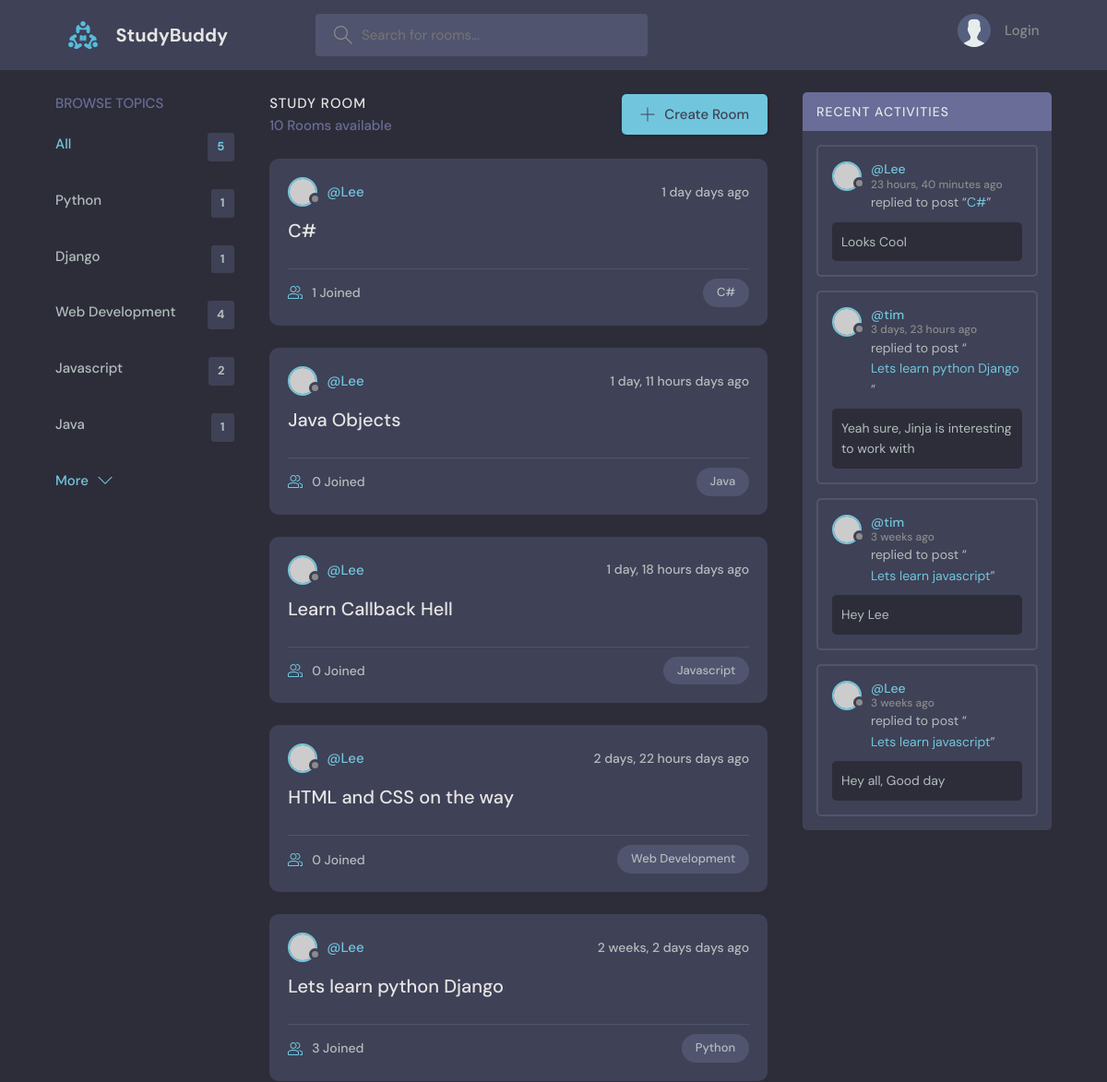
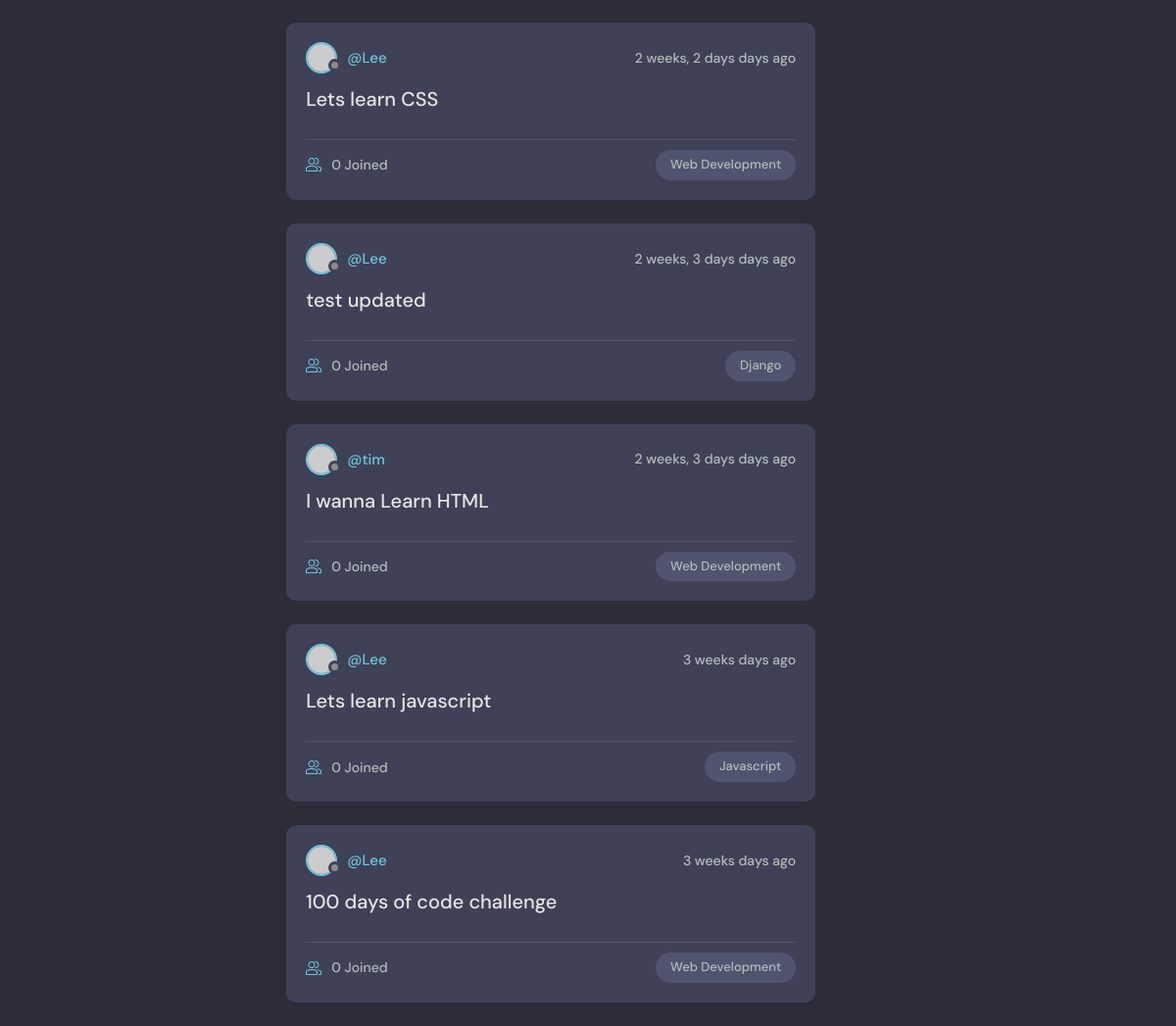
The page / on the database its author committed (2 pictures, top to bottom).
### base/models.py (models this page shows, shortened)
class Topic(models.Model):
    name = models.CharField(max_length=200)

class Room(models.Model):
    host = models.ForeignKey(User, on_delete=models.SET_NULL, null=True)
    topic = models.ForeignKey(Topic, on_delete=models.SET_NULL, null=True)
    name = models.CharField(max_length=200)
    description = models.TextField(null=True, blank=True)
    participants = models.ManyToManyField(
        User, related_name="participants", blank=True)
    updated = models.DateTimeField(auto_now=True)
    created = models.DateTimeField(auto_now_add=True)
    class Meta:
        ordering = ['-updated', '-created']

class Message(models.Model):
    user = models.ForeignKey(User, on_delete=models.CASCADE)
    room = models.ForeignKey(Room, on_delete=models.CASCADE)
    body = models.TextField()
    updated = models.DateTimeField(auto_now=True)
    created = models.DateTimeField(auto_now_add=True)
    class Meta:
        ordering = ['-updated', '-created']

### base/views.py (the view)
# urls.py: path('', views.home, name="home"),
def home(request):
    q = request.GET.get('q') if request.GET.get('q') is not None else ''
    rooms = Room.objects.filter(
        Q(topic__name__icontains=q) |
        Q(name__icontains=q) |
        Q(description__icontains=q)
    )
    topics = Topic.objects.all()[0:5]
    room_count = rooms.count()
    room_messages = Message.objects.all().filter(Q(room__topic__name__icontains=q))
    context = {'rooms': rooms, 'topics': topics,
               'room_count': room_count, 'room_messages': room_messages}
    return render(request, 'base/home.html', context)

### base/templates/base/home.html (shortened to what this page needs)
{% extends 'main.html' %} {% block content %}
<main class="layout layout--3">
    <div class="container">
        {% include 'base/topics_component.html' %}
        <div class="roomList">
            <div class="roomList__header">
                <div>
                    <h2>Study Room</h2>
                    <p>{{ room_count }} Rooms available</p>
                </div>
                <a class="btn btn--main" href="{% url 'create-room' %}">
                    <svg
                        version="1.1"
                        xmlns="http://www.w3.org/2000/svg"
                        width="32"
                        height="32"
                        viewBox="0 0 32 32"
                    >
                        <title>add</title>
                        <path
                            d="M16.943 0.943h-1.885v14.115h-14.115v1.885h14.115v14.115h1.885v-14.115h14.115v-1.885h-14.115v-14.115z"
                        ></path>
                    </svg>
                    Create Room
                </a>
            </div>
            {% include 'base/feed_component.html' %}
        </div>
        {% include 'base/activity_component.html' %}
    </div>
</main>
{% endblock %}

### base/templates/base/topics_component.html
<div class="topics">
    <div class="topics__header">
        <h2>Browse Topics</h2>
    </div>
    <ul class="topics__list">
        <li>
            <a href="{% url 'home' %}" class="active">
                All <span>{{ topics.count }}</span>
            </a>
        </li>
        {% for topic in topics %}
        <li>
            <a href="{% url 'home' %}?q={{topic.name}}">
                {{ topic.name }}<span>{{ topic.room_set.all.count }}</span>
            </a>
        </li>
        {% endfor %}
    </ul>
    <a class="btn btn--link" href="{% url 'topics' %}">
        More
        <svg
            version="1.1"
            xmlns="http://www.w3.org/2000/svg"
            width="32"
            height="32"
            viewBox="0 0 32 32"
        >
            <title>chevron-down</title>
            <path d="M16 21l-13-13h-3l16 16 16-16h-3l-13 13z"></path>
        </svg>
    </a>
</div>

### base/templates/base/feed_component.html (shortened to what this page needs)
{% for room in rooms %}
<div class="roomListRoom">
    <div class="roomListRoom__header">
        <a
            href="{% url 'user-profile' room.host.id %}"
            class="roomListRoom__author"
        >
            <div class="avatar avatar--small">
                <img src="https://randomuser.me/api/portraits/women/11.jpg" />
            </div>
            <span>@{{ room.host.username }}</span>
        </a>
        <div class="roomListRoom__actions">
            <span>{{ room.created|timesince }} days ago</span>
        </div>
    </div>
    <div class="roomListRoom__content">
        <a href="{% url 'room' room.id %}">{{ room.name }}</a>
    </div>
    <div class="roomListRoom__meta">
        <a href="{% url 'room' room.id %}" class="roomListRoom__joined">
            {{ room.participants.all.count }} Joined
        </a>
        <p class="roomListRoom__topic">{{ room.topic.name }}</p>
    </div>
</div>
{% endfor %}

### base/templates/base/activity_component.html (shortened to what this page needs)
<div class="activities">
    <div class="activities__header">
        <h2>Recent Activities</h2>
    </div>
    {% for room_message in room_messages %}
    <div class="activities__box">
        <div class="activities__boxHeader roomListRoom__header">
            <a
                href="{% url 'user-profile' room_message.user.id %}"
                class="roomListRoom__author"
            >
                <div class="avatar avatar--small">
                    <img
                        src="https://randomuser.me/api/portraits/women/11.jpg"
                    />
                </div>
                <p>
                    @{{room_message.user}}
                    <span>{{room_message.created|timesince}} ago</span>
                </p>
            </a>
        </div>
        <div class="activities__boxContent">
            <p>
                replied to post “<a href="{% url 'room' room_message.room.id %}"
                    >{{ room_message.room.name }}</a
                >”
            </p>
            <div class="activities__boxRoomContent">
                {{ room_message.body }}
            </div>
        </div>
    </div>
    {% endfor %}
</div>

### rows shown on the page
Topic: name "Python", room_set.all.count "1"
Topic: name "Django", room_set.all.count "1"
Topic: name "Web Development", room_set.all.count "4"
Topic: name "Javascript", room_set.all.count "2"
Topic: name "Java", room_set.all.count "1"
Room: host.username "Lee", created "1 day", name "C#", participants.all.count "1", topic.name "C#"
Room: host.username "Lee", created "1 day, 11 hours", name "Java Objects", participants.all.count "0", topic.name "Java"
Room: host.username "Lee", created "1 day, 18 hours", name "Learn Callback Hell", participants.all.count "0", topic.name "Javascript"
Room: host.username "Lee", created "2 days, 22 hours", name "HTML and CSS on the way", participants.all.count "0", topic.name "Web Development"
Room: host.username "Lee", created "2 weeks, 2 days", name "Lets learn python Django", participants.all.count "3", topic.name "Python"
Room: host.username "Lee", created "2 weeks, 2 days", name "Lets learn CSS", participants.all.count "0", topic.name "Web Development"
Room: host.username "Lee", created "2 weeks, 3 days", name "test updated", participants.all.count "0", topic.name "Django"
Room: host.username "tim", created "2 weeks, 3 days", name "I wanna Learn HTML", participants.all.count "0", topic.name "Web Development"
Room: host.username "Lee", created "3 weeks", name "Lets learn javascript", participants.all.count "0", topic.name "Javascript"
Room: host.username "Lee", created "3 weeks", name "100 days of code challenge", participants.all.count "0", topic.name "Web Development"
Message: user "Lee", created "23 hours, 40 minutes", room.name "C#", body "Looks Cool"
Message: user "tim", created "3 days, 23 hours", room.name "Lets learn python Django", body "Yeah sure, Jinja is interesting to work with"
Message: user "tim", created "3 weeks", room.name "Lets learn javascript", body "Hey Lee"
Message: user "Lee", created "3 weeks", room.name "Lets learn javascript", body "Hey all, Good day"

### other values the page prints
{{ topics.count }} "5"
{{ room_count }} "10"
